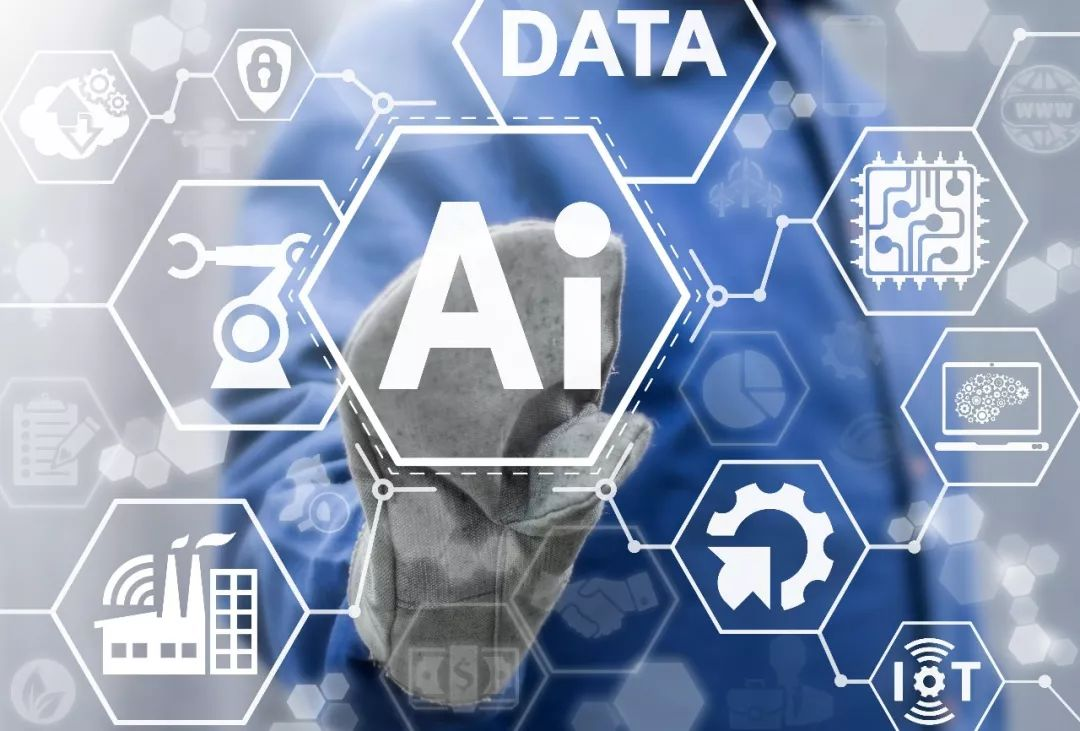
#> input picture sklearn/jd_test/ai.jpg, 1080 x 731 px
$ python jd_test3.py
#> lines starting #> are read from the running program, lines starting #| are printed output that depends on the picture
import numpy as np
import os
from PIL import Image
import matplotlib.pyplot as plt
import matplotlib as mpl

PIC = Image.open("ai.jpg", 'r')
#> PIC is the input picture: PIL image 1080x731 RGB; mean R, G, B 143.7, 158.5, 183.8

piv_value = np.array(PIC)

print(piv_value.shape)
#| (731, 1080, 3)


np.linalg.svd(piv_value[:, :, 0])

u_r, sigma_R, v_r = np.linalg.svd(piv_value[:, :, 0])
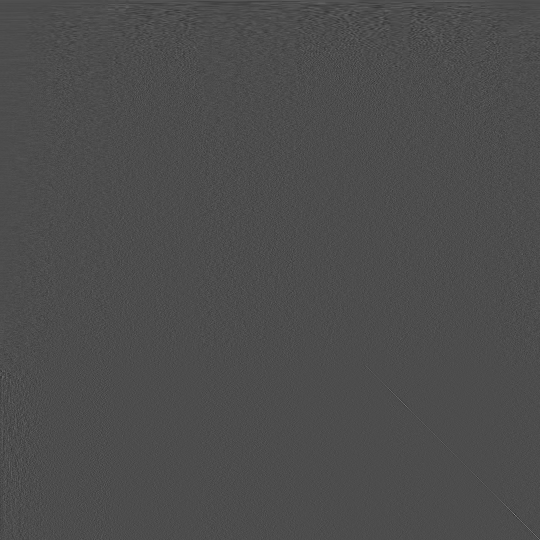
#> v_r: shape (1080, 1080) float64 (shown at 1/2 size); min -0.294, max 0.68, mean 3.2e-05; drawn with min black and max white
#> sigma_R = 731 values, max 134627.3 at index 0, min 4.01 at index 730, mean 764
u_g, sigma_G, v_g = np.linalg.svd(piv_value[:, :, 1])
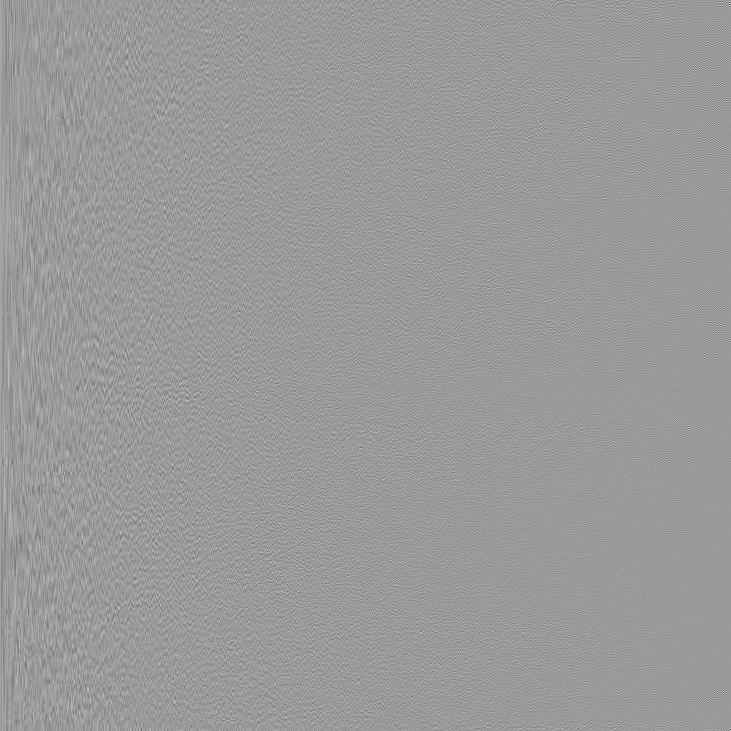
#> u_g: shape (731, 731) float64; min -0.566, max 0.37, mean 4.71e-05; drawn with min black and max white
#> sigma_G = 731 values, max 145241.2 at index 0, min 3.96 at index 730, mean 735.1
u_b, sigma_B, v_b = np.linalg.svd(piv_value[:, :, 2])
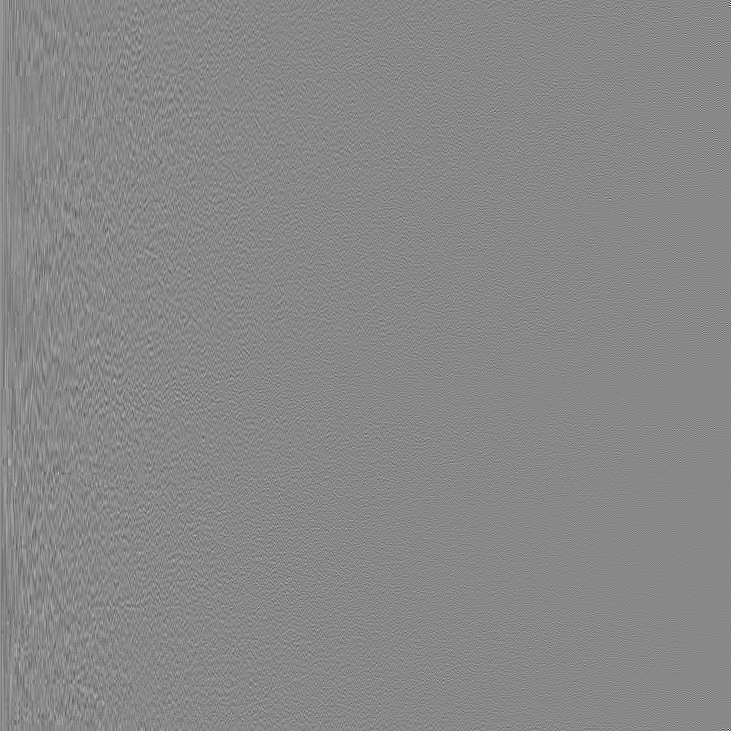
#> u_b: shape (731, 731) float64; min -0.459, max 0.4, mean 4.64e-05; drawn with min black and max white
#> sigma_B = 731 values, max 165683.8 at index 0, min 5.38 at index 730, mean 689.9
sigma_r=np.diag(sigma_R)
sigma_g=np.diag(sigma_G)
sigma_b=np.diag(sigma_B)

print(u_r.shape)
#| (731, 731)

print(sigma_R.shape)
#| (731,)

print(v_r.shape)
#| (1080, 1080)


K=10
R=np.rint(np.dot(np.dot(u_r[:,0:K],sigma_r[0:K,0:K]),v_r[0:K,:])).astype('uint8')
R[R<0]=0;R[R>255]=255
G=np.rint(np.dot(np.dot(u_g[:,0:K],sigma_g[0:K,0:K]),v_g[0:K,:])).astype('uint8')
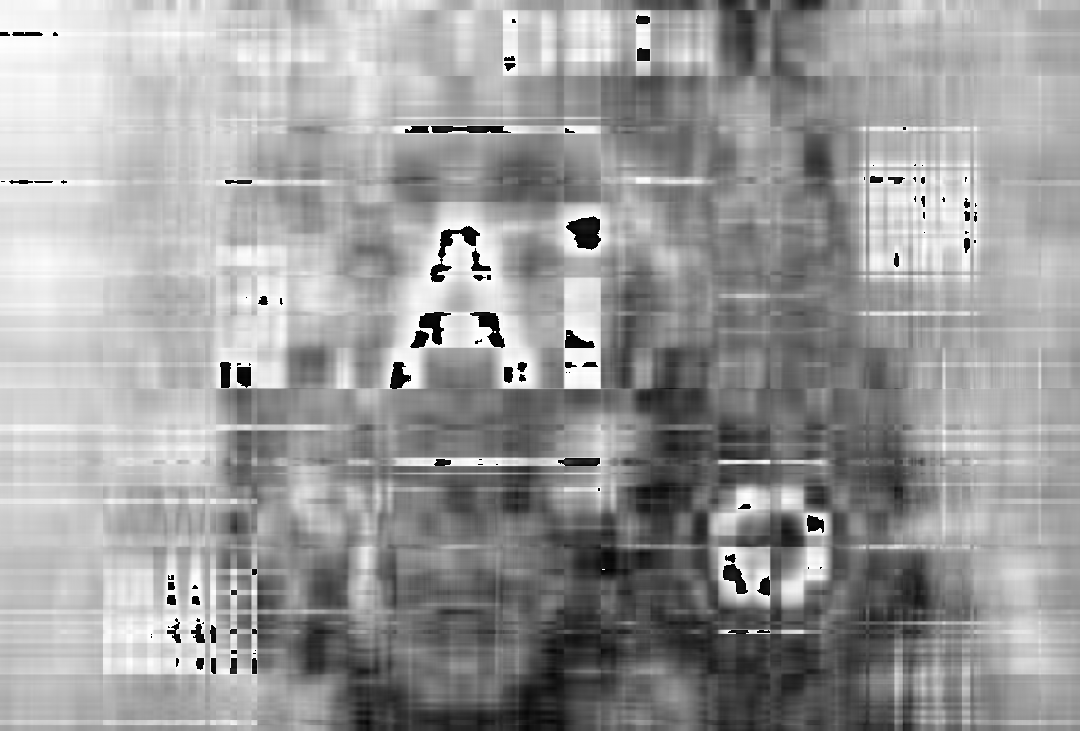
#> G: shape (731, 1080); min 0, max 255, mean 155.5
G[G<0]=0;G[G>255]=255
B=np.rint(np.dot(np.dot(u_b[:,0:K],sigma_b[0:K,0:K]),v_b[0:K,:])).astype('uint8')
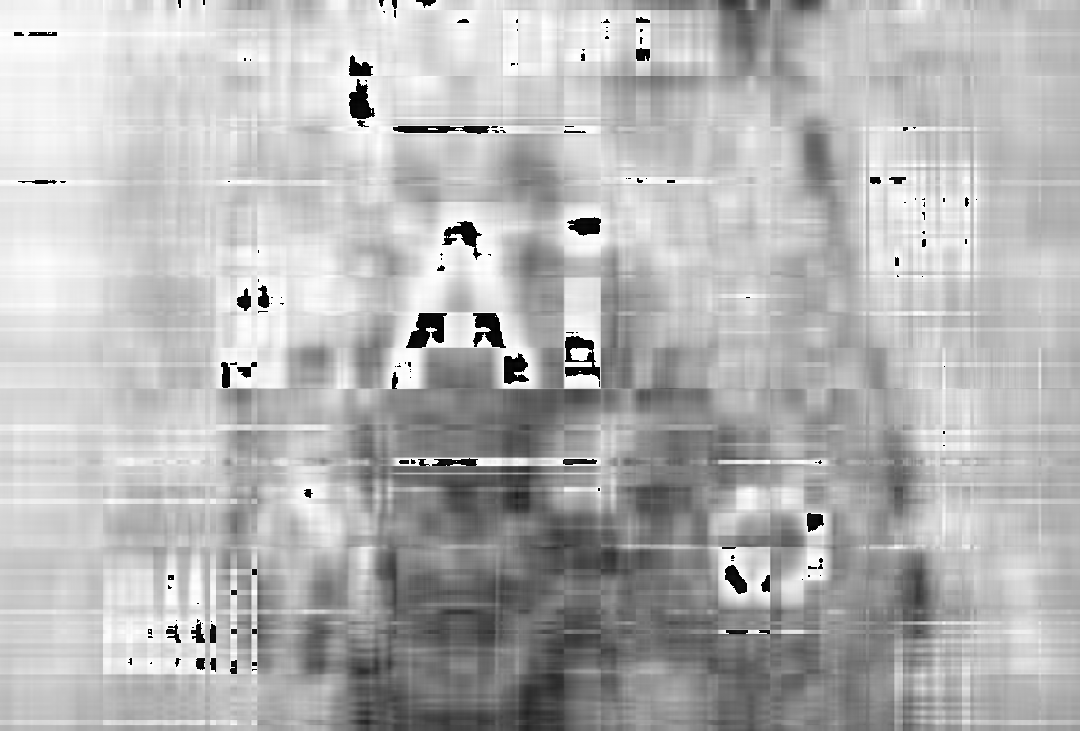
#> B: shape (731, 1080); min 0, max 255, mean 180.6
B[B<0]=0;B[B>255]=255
I= np.stack((R, G, B), axis=2)
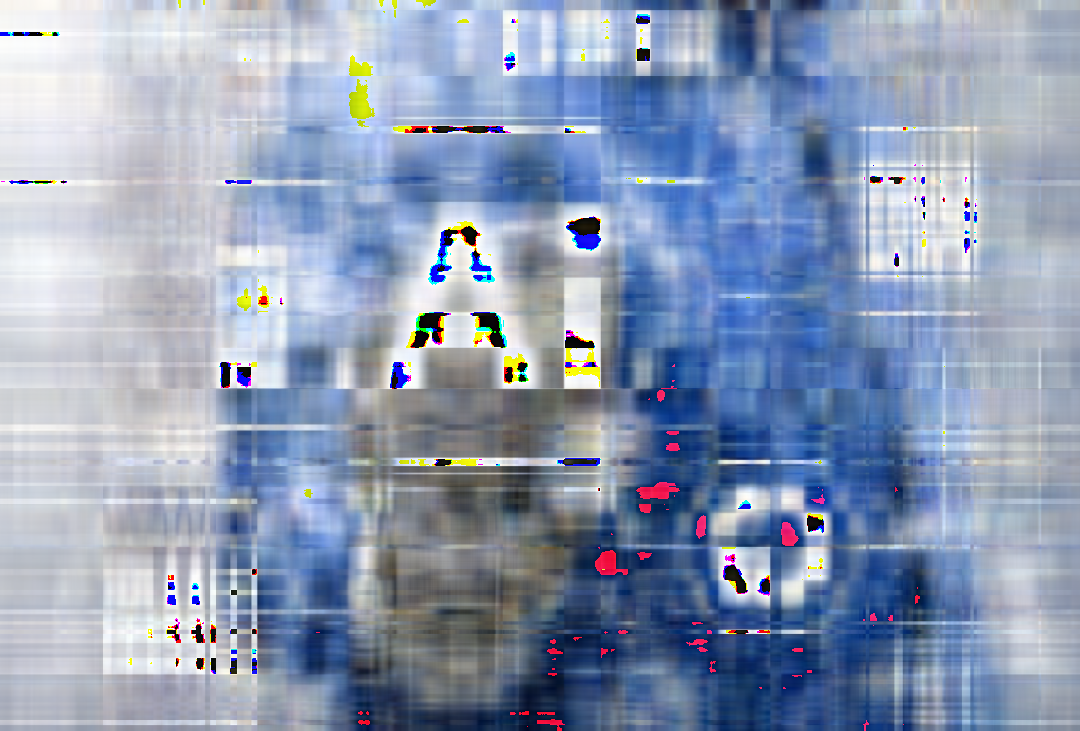
#> I: shape (731, 1080, 3); mean of channels 0, 1, 2 141.7, 155.5, 180.6; drawn as R, G, B

plt.imshow(I)
plt.show()
